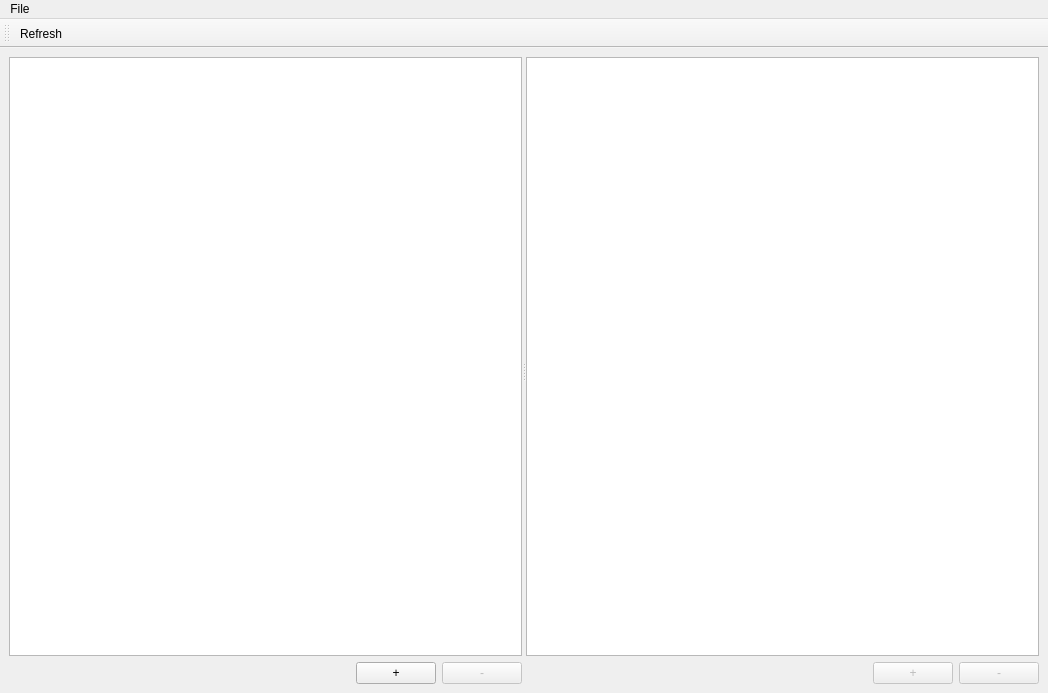
<?xml version="1.0" encoding="UTF-8"?>
<ui version="4.0">
 <class>MainWindow</class>
 <widget class="QMainWindow" name="MainWindow">
  <property name="geometry">
   <rect>
    <x>0</x>
    <y>0</y>
    <width>1048</width>
    <height>693</height>
   </rect>
  </property>
  <property name="windowTitle">
   <string>ictrlquotes</string>
  </property>
  <widget class="QWidget" name="centralwidget">
   <layout class="QVBoxLayout" name="verticalLayout">
    <item>
     <widget class="QSplitter" name="splitter">
      <property name="orientation">
       <enum>Qt::Horizontal</enum>
      </property>
      <widget class="QWidget" name="layoutWidget">
       <layout class="QVBoxLayout" name="authorsVerticalLayout">
        <item>
         <widget class="QListWidget" name="authorsListWidget"/>
        </item>
        <item>
         <layout class="QHBoxLayout" name="authorsButtonsHorizontalLayout">
          <item>
           <spacer name="authorsButtonsHorizontalSpacer">
            <property name="orientation">
             <enum>Qt::Horizontal</enum>
            </property>
            <property name="sizeHint" stdset="0">
             <size>
              <width>40</width>
              <height>20</height>
             </size>
            </property>
           </spacer>
          </item>
          <item>
           <widget class="QPushButton" name="addAuthorPushButton">
            <property name="text">
             <string>+</string>
            </property>
           </widget>
          </item>
          <item>
           <widget class="QPushButton" name="deleteAuthorPushButton">
            <property name="enabled">
             <bool>false</bool>
            </property>
            <property name="text">
             <string>-</string>
            </property>
           </widget>
          </item>
         </layout>
        </item>
       </layout>
      </widget>
      <widget class="QWidget" name="layoutWidget">
       <layout class="QVBoxLayout" name="quotesVerticalLayout">
        <item>
         <widget class="QListWidget" name="quotesListWidget"/>
        </item>
        <item>
         <layout class="QHBoxLayout" name="quotesButtonsHorizontalLayout">
          <item>
           <spacer name="quotesButtonsHorizontalSpacer">
            <property name="orientation">
             <enum>Qt::Horizontal</enum>
            </property>
            <property name="sizeHint" stdset="0">
             <size>
              <width>40</width>
              <height>20</height>
             </size>
            </property>
           </spacer>
          </item>
          <item>
           <widget class="QPushButton" name="addQuotePushButton">
            <property name="enabled">
             <bool>false</bool>
            </property>
            <property name="text">
             <string>+</string>
            </property>
           </widget>
          </item>
          <item>
           <widget class="QPushButton" name="deleteQuotePushButton">
            <property name="enabled">
             <bool>false</bool>
            </property>
            <property name="text">
             <string>-</string>
            </property>
           </widget>
          </item>
         </layout>
        </item>
       </layout>
      </widget>
     </widget>
    </item>
   </layout>
  </widget>
  <widget class="QMenuBar" name="menubar">
   <property name="geometry">
    <rect>
     <x>0</x>
     <y>0</y>
     <width>1048</width>
     <height>27</height>
    </rect>
   </property>
   <widget class="QMenu" name="menuFile">
    <property name="title">
     <string>File</string>
    </property>
    <addaction name="actionExit"/>
   </widget>
   <addaction name="menuFile"/>
  </widget>
  <widget class="QToolBar" name="toolBar">
   <property name="windowTitle">
    <string>toolBar</string>
   </property>
   <attribute name="toolBarArea">
    <enum>TopToolBarArea</enum>
   </attribute>
   <attribute name="toolBarBreak">
    <bool>false</bool>
   </attribute>
   <addaction name="actionRefresh"/>
  </widget>
  <action name="actionExit">
   <property name="text">
    <string>Exit</string>
   </property>
  </action>
  <action name="actionRefresh">
   <property name="text">
    <string>Refresh</string>
   </property>
   <property name="toolTip">
    <string>Synchronise with database.</string>
   </property>
   <property name="shortcut">
    <string>F5</string>
   </property>
  </action>
 </widget>
 <resources/>
 <connections/>
</ui>
